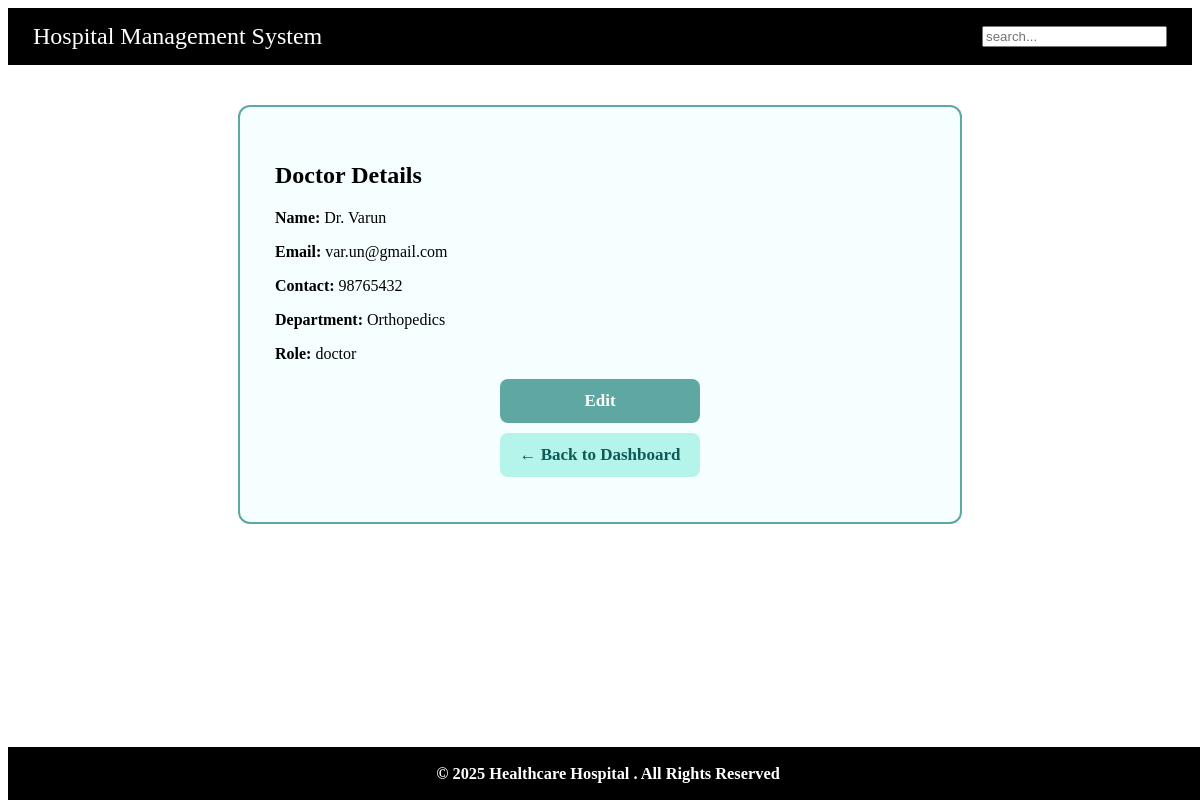
The page /doctor_details/2 (signed in) on the database its author committed.
### app.py (models this page shows)
class User(db.Model):
    __tablename__='user_accounts'
    id=db.Column(db.Integer,primary_key=True)
    username=db.Column(db.String(100),unique=True,nullable=False)
    role=db.Column(db.String(50),nullable=False)
    gender=db.Column(db.String(10),nullable=True)
    dob=db.Column(db.Date,nullable=False)
    dept_ref_id=db.Column(db.Integer,db.ForeignKey('medical_departments.id'),nullable=True)
    contact=db.Column(db.String(15),nullable=False)
    registered_on=db.Column(db.DateTime,default=lambda:datetime.now(timezone.utc))
    email_address=db.Column(db.String(100),unique=True,nullable=False)
    password=db.Column(db.String(100),nullable=False)
    department=db.relationship("Department",back_populates="doctors")
    doctor_id = db.Column(db.Integer)
    appointments_as_patient=db.relationship('Appointment',foreign_keys='Appointment.patient_id',backref='patient_details')
    appointments_as_doctors=db.relationship('Appointment',foreign_keys='Appointment.doctor_id',backref='doctor_details')

class Department(db.Model):
    __tablename__='medical_departments'
    id=db.Column(db.Integer,primary_key=True)
    name=db.Column(db.String(100),unique=True,nullable=False)
    description=db.Column(db.Text)
    doctors=db.relationship("User",back_populates="department")

### app.py (the view)
@app.route('/doctor_details/<int:doc_id>')
def doctor_details(doc_id):
    if 'role' not in session or session['role'] !='admin':
        return redirect(url_for('login'))
    doctor = User.query.get(doc_id)
    if not doctor or doctor.role != 'doctor':
        return redirect(url_for('admin_dashboard'))
    return render_template('doctor_details.html', doctor=doctor)

### templates/doctor_details.html (shortened to what this page needs)
{% extends "base.html" %}
{% block content %}
<div class="doc-detail-content">
    <div class="doctor-detail-box">
        <h2>Doctor Details</h2>
        <div class="detail-card">
            <p><strong>Name:</strong> Dr. {{ doctor.username }}</p>
            <p><strong>Email:</strong> {{ doctor.email_address }}</p>
            <p><strong>Contact:</strong> {{ doctor.contact }}</p>
            <p><strong>Department:</strong> {{ doctor.department.name if doctor.department else "N/A" }}</p>
            <p><strong>Role:</strong> {{ doctor.role }}</p>
        </div>
        <a href="{{ url_for('edit_doctor',doc_id=doctor.id)}}" class="doc-edit-btn">Edit</a>
        <a href="{{ url_for('admin_dashboard') }}" class="doc-back-btn">← Back to Dashboard</a>
    </div>
</div>
{% endblock %}

### static/style.css (style rules this page uses)
.doc-detail-content { display: flex; justify-content: center; padding: 40px 20px; }
.doctor-detail-box { width: 60%; max-width: 650px; background: #f6ffff; border: 2px solid #5fa7a2; padding: 35px; border-radius: 12px; margin-bottom: 120px; }
.doc-edit-btn, .doc-back-btn { display: block; width: 200px; text-align: center; padding: 12px 0; margin: 10px auto; border-radius: 8px; font-size: 17px; font-weight: 600; text-decoration: none; }
.doc-edit-btn { background: #5fa7a2; color: white; }
.doc-back-btn { background: #b5f4eb; color: #0d5b56; }

### rows shown on the page
User: username "Varun", email_address "var.un@gmail.com", contact "98765432", role "doctor"
Department: department "Orthopedics"
